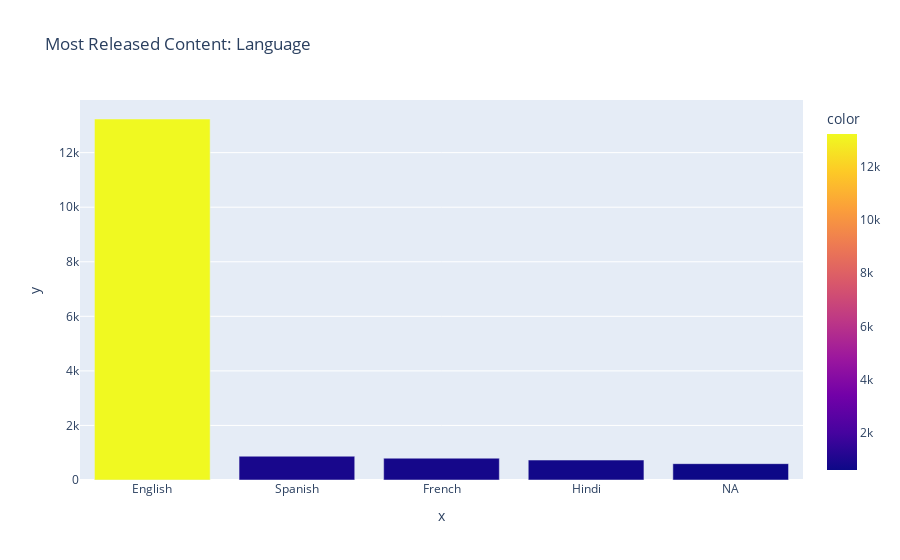

Here is the notebook cell this chart was saved with:
### Markdown cell above
### **7.4.8. Most Released Language**

### Code cell
# Get the base counts for language and sort them
base_counts = get_counts(temp_df, 'Language', kata['Language'])
base_counts = pd.DataFrame(index=base_counts.keys(),
                           data=base_counts.values(),
                           columns=['Counts'])
base_counts.sort_values(by='Counts', ascending=False, inplace=True)

# Plot the top 5 languages
fig = px.bar(x=base_counts.index[:5],
             y=base_counts['Counts'][:5],
             color=base_counts['Counts'][:5],
             title='Most Released Content: Language')
             
fig.show()

### Figure 1 — Plotly figure (JSON) as saved in the notebook; plotly's stock layout.template omitted (floating-point values rounded to 4 significant figures)
{"data": [{"alignmentgroup": "True", "hovertemplate": "x=%{x}<br>y=%{y}<br>color=%{marker.color}<extra></extra>", "legendgroup": "", "marker": {"color": [13233, 872, 799, 731, 599], "coloraxis": "coloraxis", "pattern": {"shape": ""}}, "name": "", "offsetgroup": "", "orientation": "v", "showlegend": false, "textposition": "auto", "type": "bar", "x": ["English", "Spanish", "French", "Hindi", "NA"], "xaxis": "x", "y": [13233, 872, 799, 731, 599], "yaxis": "y"}], "layout": {"barmode": "relative", "coloraxis": {"colorbar": {"title": {"text": "color"}}, "colorscale": [[0, "#0d0887"], [0.1111, "#46039f"], [0.2222, "#7201a8"], [0.3333, "#9c179e"], [0.4444, "#bd3786"], [0.5556, "#d8576b"], [0.6667, "#ed7953"], [0.7778, "#fb9f3a"], [0.8889, "#fdca26"], [1, "#f0f921"]]}, "legend": {"tracegroupgap": 0}, "title": {"text": "Most Released Content: Language"}, "xaxis": {"anchor": "y", "domain": [0, 1], "title": {"text": "x"}}, "yaxis": {"anchor": "x", "domain": [0, 1], "title": {"text": "y"}}}}
